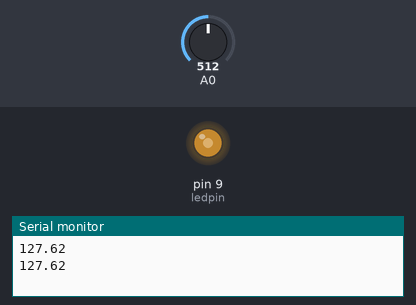
The sketch below on a simulated Arduino Uno, built with avr-gcc and run on an emulated ATmega328P. Parts: output pins drawn as LEDs (lit = HIGH), the last lines printed to the serial monitor. The test bench sets the inputs (shaded band); at power-on: A0 = 512.

Above: at 1.8 s.
1.9 s: A0 set to 716
At 2.5 s:
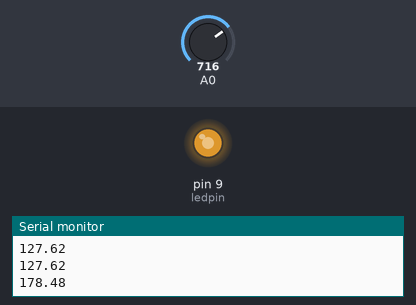
3.5 s: A0 set to 900
At 5.2 s:
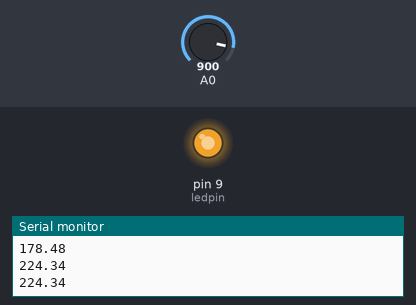
5.5 s: A0 set to 122
At 6.8 s:
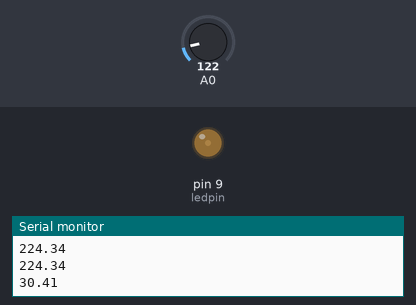
7.5 s: A0 set to 0
At 8.3 s:
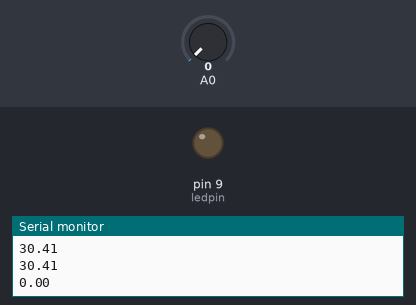
9.5 s: A0 set to 511
At 11.1 s:
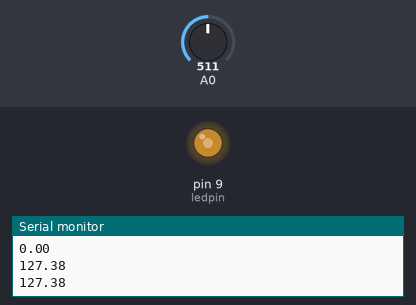
Timing chart, 0 to 12.5 s (numbered marks = the images above; inputs shaded):
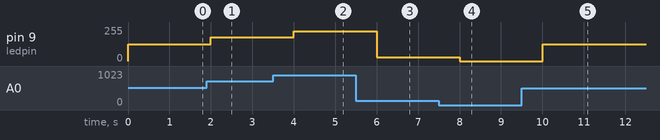

The sketch:

sketch_jul27b.ino
```cpp
const int ledpin = 9;
void setup()
{
  Serial.begin(9600);
  pinMode(ledpin,OUTPUT);
}

void loop()
{
 double sensorval = analogRead(A0);
 sensorval = (sensorval*255)/1023;
 analogWrite(9,sensorval);
 Serial.println(sensorval);
 delay(1000);
}
```

Measured:
- after the input at 1.9 s, pin 9 (ledpin): 127/255 → 178/255 after 0.10 s
- after the input at 3.5 s, pin 9 (ledpin): 178/255 → 224/255 after 0.50 s
- after the input at 5.5 s, pin 9 (ledpin): 224/255 → 30/255 after 0.50 s
- after the input at 7.5 s, pin 9 (ledpin): 30/255 → 0/255 after 0.51 s
- after the input at 9.5 s, pin 9 (ledpin): 0/255 → 127/255 after 0.51 s
